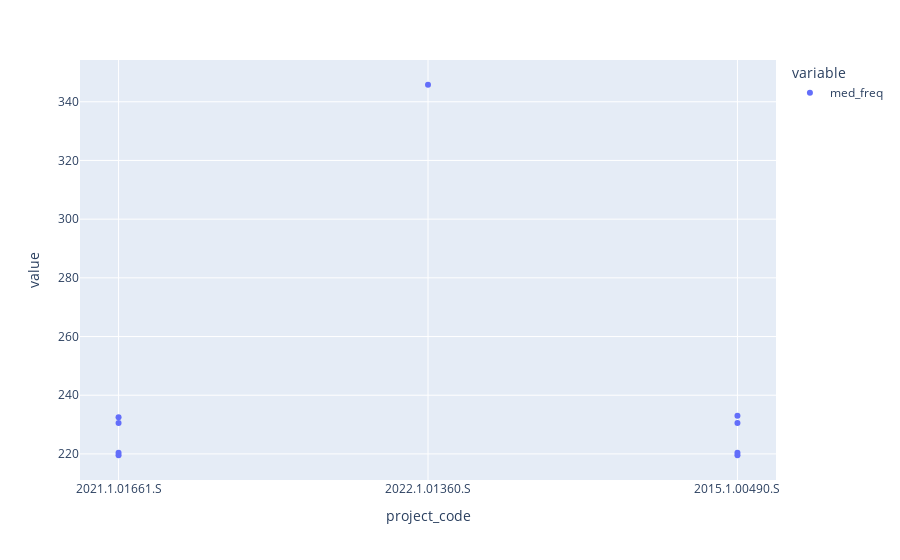

The notebook cell this image was saved under:
### Code cell
fig = px.scatter(measurements.loc[list(q4_comp.index.values)].med_freq)
#fig.add_trace(px.scatter(measurements.loc['2017.1.01247.S'].med_freq).data[0])
fig

### Figure 1 — Plotly figure (JSON) as saved in the notebook; plotly's stock layout.template omitted (floating-point values rounded to 4 significant figures)
{"data": [{"hovertemplate": "variable=med_freq<br>project_code=%{x}<br>value=%{y}<extra></extra>", "legendgroup": "med_freq", "marker": {"color": "#636efa", "symbol": "circle"}, "mode": "markers", "name": "med_freq", "orientation": "v", "showlegend": true, "type": "scatter", "x": ["2021.1.01661.S", "2021.1.01661.S", "2021.1.01661.S", "2021.1.01661.S", "2022.1.01360.S", "2015.1.00490.S", "2015.1.00490.S", "2015.1.00490.S", "2015.1.00490.S"], "xaxis": "x", "y": [219.6, 220.4, 230.5, 232.5, 345.8, 219.6, 220.4, 230.5, 233.0], "yaxis": "y"}], "layout": {"legend": {"title": {"text": "variable"}, "tracegroupgap": 0}, "margin": {"t": 60}, "xaxis": {"anchor": "y", "domain": [0, 1], "title": {"text": "project_code"}}, "yaxis": {"anchor": "x", "domain": [0, 1], "title": {"text": "value"}}}}
